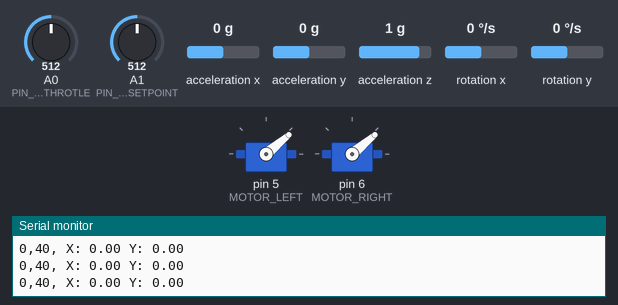
Simulated run of this sketch. Board: Arduino Uno, built with avr-gcc and run on an emulated ATmega328P. Parts: 2 × servo, the last lines printed to the serial monitor. Wiring (inferred from the names in the program): MPU-6050 motion sensor at I2C address 0x68. The test bench sets the inputs (shaded band); at power-on: A1 (PIN_POT_SETPOINT) = 512, A0 (PIN_POT_THROTLE) = 512, acceleration x 0 g, acceleration y 0 g, acceleration z 1 g, rotation x 0 °/s, rotation y 0 °/s.

Above: at 4.2 s.
4.3 s: A1 (PIN_POT_SETPOINT) set to 597
At 4.8 s:
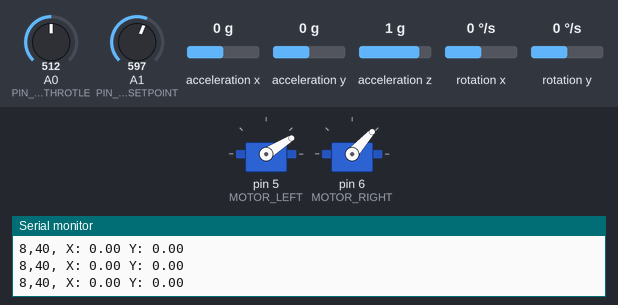
5.8 s: A1 (PIN_POT_SETPOINT) set to 624
At 6.5 s:
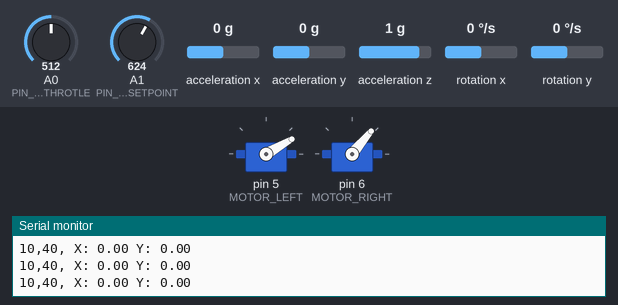
8.8 s: A0 (PIN_POT_THROTLE) set to 716
At 9.5 s:
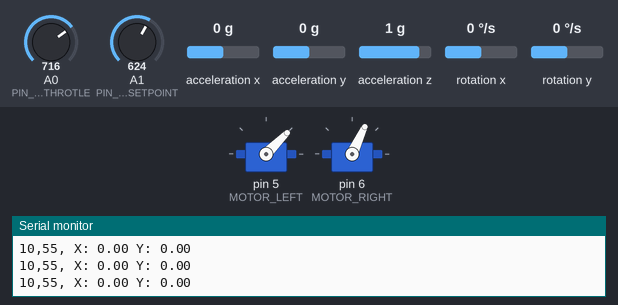
10.3 s: A0 (PIN_POT_THROTLE) set to 992
At 10.6 s:
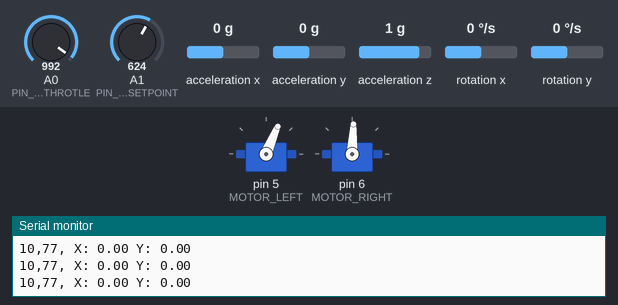
11.8 s: A1 (PIN_POT_SETPOINT) set to 306
At 12.9 s:
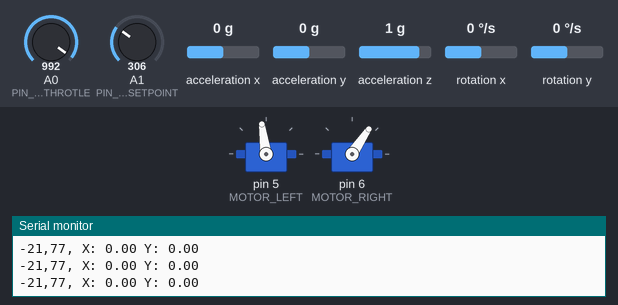
13.3 s: A0 (PIN_POT_THROTLE) set to 30
At 14.5 s:
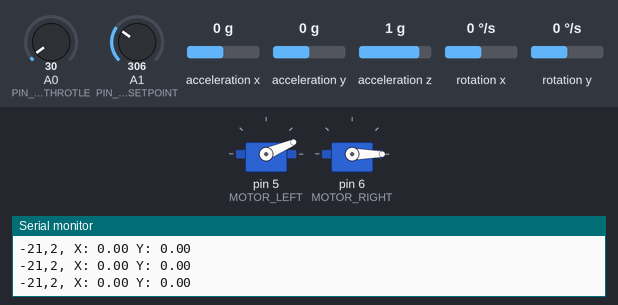
Timing chart, 0 to 15.8 s (numbered marks = the images above; inputs shaded):
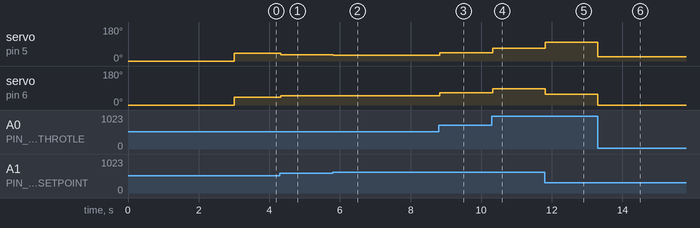

The sketch:

manual_control_balancin.ino
```cpp
/********************************************************
 * Basic control of two motors with ESC's (controled as servos)
 *
 ********************************************************/

#include <Servo.h>

#define MOTOR_LEFT 5
#define MOTOR_RIGHT 6
#define PIN_POT_THROTLE A0
#define PIN_POT_SETPOINT A1

Servo leftmotor, rightmotor;
int pot_throtle = 0, pot_setpoint = 0;

#include <Wire.h>

//Direccion I2C de la IMU
#define MPU 0x68

//Ratios de conversion
#define A_R 16384.0
#define G_R 131.0

//Conversion de radianes a grados 180/PI
#define RAD_A_DEG = 57.295779

//MPU-6050 da los valores en enteros de 16 bits
//Valores sin refinar
int16_t AcX, AcY, AcZ, GyX, GyY, GyZ;
uint32_t timer;

//Angulos
float Acc[2];
float Gy[2];
float Angle[2];

void setup()
{
  Serial.begin(9600);
	leftmotor.attach(MOTOR_LEFT);
	rightmotor.attach(MOTOR_RIGHT);
  leftmotor.write(0);
  rightmotor.write(0);
  delay(3000);

  Wire.begin();
  Wire.beginTransmission(MPU);
  Wire.write(0x6B);
  Wire.write(0);
  Wire.endTransmission(true);
  timer = micros(); //Para calcular dt
}
void loop()
{
  pot_throtle = analogRead(PIN_POT_THROTLE);
  pot_setpoint = analogRead(PIN_POT_SETPOINT);
  pot_throtle = map(pot_throtle, 0, 1023, 0, 80);
  pot_setpoint = map(pot_setpoint, 0, 1023, -50, 50);

	rightmotor.write(pot_throtle + pot_setpoint);
  leftmotor.write(pot_throtle - pot_setpoint);

  Serial.print(pot_setpoint); Serial.print(",");
  Serial.print(pot_throtle); Serial.print(",");

  //Leer los valores del Acelerometro de la IMU
   Wire.beginTransmission(MPU);
   Wire.write(0x3B); //Pedir el registro 0x3B - corresponde al AcX
   Wire.endTransmission(false);
   Wire.requestFrom(MPU,6,true); //A partir del 0x3B, se piden 6 registros
   AcX=Wire.read()<<8|Wire.read(); //Cada valor ocupa 2 registros
   AcY=Wire.read()<<8|Wire.read();
   AcZ=Wire.read()<<8|Wire.read();

    //Se calculan los angulos Y, X respectivamente.
   Acc[1] = atan(-1*(AcX/A_R)/sqrt(pow((AcY/A_R),2) + pow((AcZ/A_R),2)))*RAD_TO_DEG;
   Acc[0] = atan((AcY/A_R)/sqrt(pow((AcX/A_R),2) + pow((AcZ/A_R),2)))*RAD_TO_DEG;

   //Leer los valores del Giroscopio
   Wire.beginTransmission(MPU);
   Wire.write(0x43);
   Wire.endTransmission(false);
   Wire.requestFrom(MPU,4,true); //A diferencia del Acelerometro, solo se piden 4 registros
   GyX=Wire.read()<<8|Wire.read();
   GyY=Wire.read()<<8|Wire.read();

   //Calculo del angulo del Giroscopio
   Gy[0] = GyX/G_R;
   Gy[1] = GyY/G_R;

    // Calculo delta time
    double dt = (double)(micros()-timer) / 1000000;
    timer = micros();

   //Aplicar el Filtro Complementario
   Angle[0] = 0.8 *(Angle[0]+Gy[0]*dt) + 0.2*Acc[0];
   Angle[1] = 0.8 *(Angle[1]+Gy[1]*dt) + 0.2*Acc[1];

   //Mostrar los valores por consola
   Serial.print(" X: "); Serial.print(Angle[0]);
   Serial.print(" Y: "); Serial.println(Angle[1]);
}
```

Measured:
- after the input at 4.3 s, servo on pin 5 (MOTOR_LEFT): 40° → 32° at once; servo on pin 6 (MOTOR_RIGHT): 40° → 48° at once
- after the input at 5.8 s, servo on pin 5 (MOTOR_LEFT): 32° → 30° at once; servo on pin 6 (MOTOR_RIGHT): 48° → 50° at once
- after the input at 8.8 s, servo on pin 5 (MOTOR_LEFT): 30° → 45° at once; servo on pin 6 (MOTOR_RIGHT): 50° → 65° at once
- after the input at 10.3 s, servo on pin 5 (MOTOR_LEFT): 45° → 67° at once; servo on pin 6 (MOTOR_RIGHT): 65° → 87° at once
- after the input at 11.8 s, servo on pin 5 (MOTOR_LEFT): 67° → 98° at once; servo on pin 6 (MOTOR_RIGHT): 87° → 56° at once
- after the input at 13.3 s, servo on pin 5 (MOTOR_LEFT): 98° → 23° at once; servo on pin 6 (MOTOR_RIGHT): 56° → 0° at once
